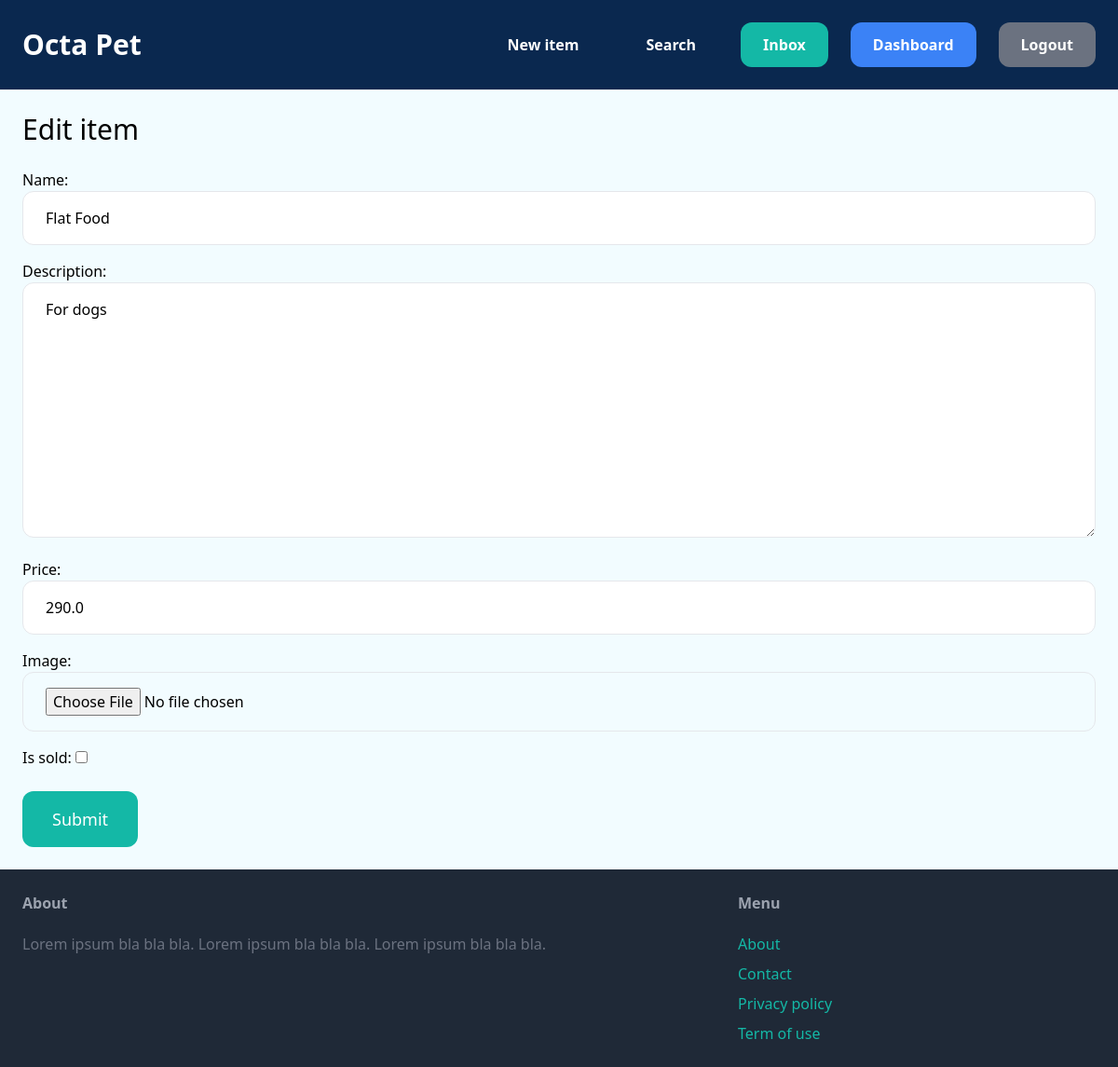
The page /items/1/edit/ (signed in) on the database its author committed.
### item/models.py (models this page shows, shortened)
class Item(models.Model):
    category = models.ForeignKey(Category, related_name='items', on_delete=models.CASCADE)
    name = models.CharField(max_length=255)
    description = models.TextField(blank=True, null=True)
    price = models.FloatField()
    image = models.ImageField(upload_to='item_images', blank=True, null=True)
    is_sold = models.BooleanField(default=False)
    created_by = models.ForeignKey(User, related_name='items', on_delete=models.CASCADE)
    created_at = models.DateTimeField(auto_now_add=True)

### item/views.py (the view)
# urls.py: path('<int:pk>/edit/', views.edit, name='edit'),
@login_required
def edit(request, pk):
    item = get_object_or_404(Item, pk=pk, created_by=request.user)
    if request.method == 'POST':
        form = EditItemForm(request.POST, request.FILES, instance=item)
        if form.is_valid():
            form.save()
            return redirect('item:detail', pk=item.id)
    else:
        form = EditItemForm(instance=item)
    return render(request, 'item/form.html', {
        'form': form,
        'title': 'Edit item',
    })

### item/forms.py
class EditItemForm(forms.ModelForm):
    class Meta:
        model = Item
        fields = ('name', 'description', 'price', 'image', 'is_sold')
        widgets = {
            'name': forms.TextInput(attrs={
                'class': INPUT_CLASSES
            }),
            'description': forms.Textarea(attrs={
                'class': INPUT_CLASSES
            }),
            'price': forms.TextInput(attrs={
                'class': INPUT_CLASSES
            }),
            'image': forms.FileInput(attrs={
                'class': INPUT_CLASSES
            })
        }

### item/templates/item/form.html (shortened to what this page needs)
{% extends 'core/base.html' %}
{% block content %}
<h1 class="mb-6 text-3xl">{{ title }}</h1>
<form method="post" action="." enctype="multipart/form-data">
    <div class="space-y-4">
        {{ form.as_p }}
    </div>
    <button class="mt-6 py-4 px-8 text-lg bg-teal-500 hover:bg-teal-700 rounded-xl text-white">Submit</button>
</form>
{% endblock %}

### media/core.css (style rules this page uses)
body { background: #f2fcff; align-items: center; justify-content: center; }
* { box-sizing: border-box }

### rows shown on the page
Item: name "Flat Food", description "For dogs", price "290.0"

### other values the page prints
{{ title }} "Edit item"
